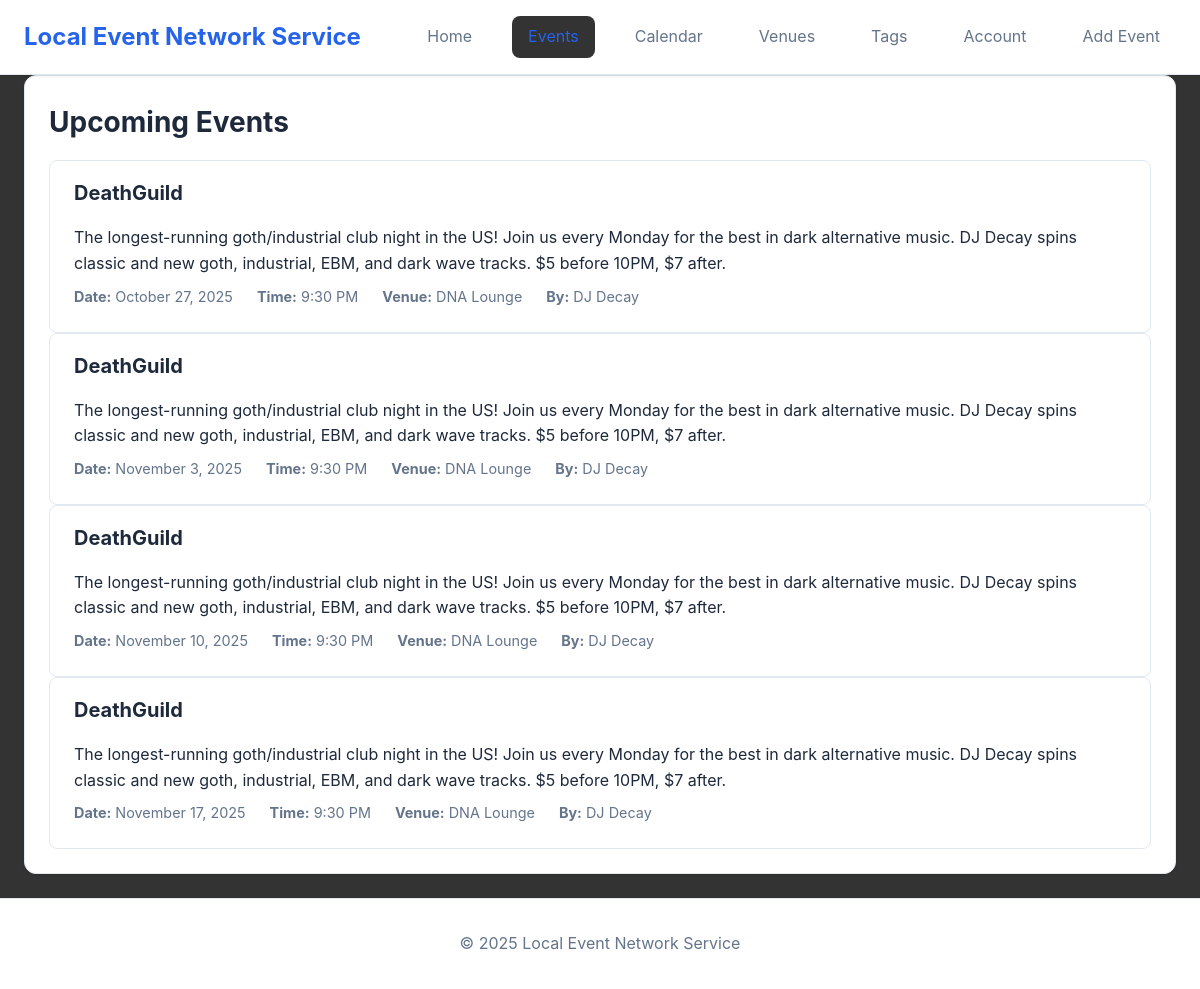
The app's page /event-list.php with its own data.
### tables this page shows
CREATE TABLE IF NOT EXISTS events (
    id INT UNSIGNED AUTO_INCREMENT PRIMARY KEY,
    title VARCHAR(255) NOT NULL,
    description TEXT,
    event_date DATE NOT NULL,
    event_time TIME,
    venue_id INT UNSIGNED,
    owner_name VARCHAR(255) NOT NULL,
    deputies TEXT,
    image VARCHAR(255),
    tags TEXT,
    created_at TIMESTAMP DEFAULT CURRENT_TIMESTAMP,
    FOREIGN KEY (venue_id) REFERENCES venues(id) ON DELETE SET NULL,
    INDEX idx_event_date (event_date),
    INDEX idx_venue (venue_id)
);

CREATE TABLE IF NOT EXISTS venues (
    id INT UNSIGNED AUTO_INCREMENT PRIMARY KEY,
    name VARCHAR(255) NOT NULL,
    description TEXT,
    address VARCHAR(255),
    city VARCHAR(100),
    state VARCHAR(50),
    zip_code VARCHAR(20),
    owner_name VARCHAR(255) NOT NULL,
    deputies TEXT,
    image VARCHAR(255),
    open_times TEXT,
    tags TEXT,
    created_at TIMESTAMP DEFAULT CURRENT_TIMESTAMP,
    INDEX idx_name (name)
);

### includes/helpers.php (called while the page is built, shortened)
<?php
function e(?string $value): string
{
    return htmlspecialchars($value ?? '', ENT_QUOTES, 'UTF-8');
}
function format_date(?string $date): string
{
    $timestamp = strtotime($date);
    return $timestamp ? date('F j, Y', $timestamp) : e($date);
}
function format_time(?string $time): string
{
    $timestamp = strtotime($time);
    return $timestamp ? date('g:i A', $timestamp) : e($time);
}

### includes/managers/EventManager.php (called while the page is built, shortened)
<?php
class EventManager
{
    public function all(): array
    {
        $stmt = $this->db->query(
            'SELECT e.*, v.name AS venue_name
             FROM events e
             LEFT JOIN venues v ON e.venue_id = v.id
             ORDER BY e.event_date ASC, e.event_time ASC'
        );
        $events = $stmt->fetchAll(PDO::FETCH_ASSOC);
        $eventIds = array_map(static fn (array $event): int => (int) $event['id'], $events);
        $calendarEntries = $this->fetchCalendarEntries($eventIds);
        $shares = $this->fetchStringRelations('event_shares', 'event_id', 'shared_with', $eventIds);
        return array_map(function (array $event) use ($calendarEntries, $shares): array {
            $id = (int) $event['id'];
            $deputies = json_decode($event['deputies'] ?? '[]', true) ?: [];
            $tags = json_decode($event['tags'] ?? '[]', true) ?: [];
            return [
                'id' => $id,
                'title' => $event['title'],
                'description' => $event['description'],
                'event_date' => $event['event_date'],
                'start_time' => $event['event_time'],
                'venue_id' => $event['venue_id'],
                'venue_name' => $event['venue_name'],
                'owner' => $event['owner_name'],
                'deputies' => $deputies,
                'image' => $event['image'],
                'tags' => $tags,
                'calendar_entries' => $calendarEntries[$id] ?? [],
                'shared_with' => $shares[$id] ?? [],
                'created_at' => $event['created_at'],
            ];
        }, $events);
    }
    private function fetchStringRelations(string $table, string $keyColumn, string $valueColumn, array $ids): array
    {
        $placeholders = implode(',', array_fill(0, count($ids), '?'));
        $stmt = $this->db->prepare(
            sprintf('SELECT %s, %s FROM %s WHERE %s IN (%s)', $keyColumn, $valueColumn, $table, $keyColumn, $placeholders)
        );
        $stmt->execute(array_values($ids));
        $result = [];
        return $result;
    }
    private function fetchCalendarEntries(array $ids): array
    {
        $placeholders = implode(',', array_fill(0, count($ids), '?'));
        $stmt = $this->db->prepare(
            sprintf('SELECT id, event_id, name, added_at FROM event_calendar_entries WHERE event_id IN (%s) ORDER BY added_at ASC', $placeholders)
        );
        $stmt->execute(array_values($ids));
        $result = [];
        return $result;
    }
}

### public/event-list.php (the view, shortened to what this page needs)
<?php
require __DIR__ . '/../includes/helpers.php';
require __DIR__ . '/../includes/managers/EventManager.php';
$siteName = SITE_NAME;
$uploadDir = defined('UPLOAD_DIR') ? rtrim((string) UPLOAD_DIR, '/') : __DIR__ . '/uploads';
$pdo = Database::connect();
$eventManager = new EventManager($pdo, $uploadDir);
$allEvents = $eventManager->all();
$filterTags = [];
$today = new DateTimeImmutable('today');
$filteredEvents = array_filter($allEvents, function ($event) use ($today, $oneMonthLater, $filterTags) {
    if (empty($event['event_date'])) {
        return false;
    }
    $eventDate = DateTimeImmutable::createFromFormat('Y-m-d', $event['event_date']);
    if (!$eventDate || $eventDate < $today) {
        return false;
    }
    if (!empty($filterTags)) {
        $eventTags = array_map('strtolower', $event['tags'] ?? []);
        $hasMatchingTag = false;
        foreach ($filterTags as $filterTag) {
            if (in_array($filterTag, $eventTags, true)) {
                $hasMatchingTag = true;
                break;
            }
        }
        if (!$hasMatchingTag) {
            return false;
        }
    }
    return true;
});
usort($filteredEvents, function ($a, $b) {
    $dateA = $a['event_date'] ?? '';
    $dateB = $b['event_date'] ?? '';
    if ($dateA === $dateB) {
        return 0;
    }
    return $dateA < $dateB ? -1 : 1;
});
?>
<!DOCTYPE html>
<html lang="en">
<head>
    <link rel="stylesheet" href="css/style.css">
    <link rel="stylesheet" href="css/event-list.css">
</head>
<body>
    <header>
        <div class="container">
            <h1><a href="index.php"><?= e($siteName) ?></a></h1>
            <nav>
                <a href="index.php">Home</a>
                <a href="event-list.php" class="active">Events</a>
                <a href="calendar-7x5.php">Calendar</a>
                <a href="venue-info.php">Venues</a>
                <a href="tags.php">Tags</a>
                <a href="account.php">Account</a>
                <a href="add-event.php">Add Event</a>
            </nav>
        </div>
    </header>
    <main class="container">
        <section class="card">
            <h2>Upcoming Events</h2>
            <?php if (empty($filteredEvents)): ?>
                <div class="no-events">
                    <p><strong>No upcoming events found.</strong></p>
                    <?php if (!empty($filterTags)): ?>
                        <p>Try <a href="event-list.php">clearing your filters</a> or <a href="tags.php">browse all tags</a>.</p>
                    <?php else: ?>
                        <p>Check back soon or <a href="add-event.php">create an event</a>!</p>
                    <?php endif; ?>
                </div>
            <?php else: ?>
                <div class="events-list">
                    <?php foreach ($filteredEvents as $event): ?>
                        <div class="event-card">
                            <div class="event-header">
                                <div style="flex: 1;">
                                    <h3 class="event-title"><?= e($event['title']) ?></h3>
                                    <?php if (!empty($event['description'])): ?>
                                        <div class="event-description"><?= e($event['description']) ?></div>
                                    <?php endif; ?>
                                    <div class="event-meta">
                                        <span><strong>Date:</strong> <?= format_date($event['event_date']) ?></span>
                                        <?php if (!empty($event['start_time'])): ?>
                                            <span><strong>Time:</strong> <?= format_time($event['start_time']) ?></span>
                                        <?php endif; ?>
                                        <?php if (!empty($event['venue_name'])): ?>
                                            <span><strong>Venue:</strong> <?= e($event['venue_name']) ?></span>
                                        <?php endif; ?>
                                        <span><strong>By:</strong> <?= e($event['owner']) ?></span>
                                    </div>
                                </div>
                            </div>
                        </div>
                    <?php endforeach; ?>
                </div>
            <?php endif; ?>
        </section>
    </main>
    <footer>
        <div class="container">
            <p>&copy; <?= date('Y') ?> <?= e($siteName) ?></p>
        </div>
    </footer>
</body>
</html>

### public/css/style.css (style rules this page uses)
:root { --primary-color: #2563eb; --primary-hover: #1d4ed8; --secondary-color: #64748b; --success-color: #10b981; --error-color: #ef4444; --bg-color: #333333; --card-bg: #ffffff; --text-color: #1e293b; --text-subtle: #64748b; --border-color: #e2e8f0; --shadow: 0 1px 3px rgba(0, 0, 0, 0.1); --shadow-md: 0 4px 6px rgba(0, 0, 0, 0.1); }
* { margin: 0; padding: 0; box-sizing: border-box; }
body { font-family: -apple-system, BlinkMacSystemFont, 'Segoe UI', Roboto, Oxygen, Ubuntu, Cantarell, sans-serif; line-height: 1.6; color: var(--text-color); background: var(--bg-color); }
.container { max-width: 1200px; margin: 0 auto; padding: 0 1.5rem; }
header { background: var(--card-bg); border-bottom: 1px solid var(--border-color); box-shadow: var(--shadow); position: sticky; top: 0; z-index: 100; }
header .container { display: flex; justify-content: space-between; align-items: center; padding: 1rem 1.5rem; }
header h1 { font-size: 1.5rem; }
header h1 a { color: var(--primary-color); text-decoration: none; }
nav { display: flex; gap: 1.5rem; }
nav a { color: var(--secondary-color); text-decoration: none; padding: 0.5rem 1rem; border-radius: 0.5rem; transition: all 0.2s; }
nav a:hover, nav a.active { background: var(--bg-color); color: var(--primary-color); }
main { padding: 2rem 1.5rem; min-height: calc(100vh - 180px); }
footer { background: var(--card-bg); border-top: 1px solid var(--border-color); padding: 2rem 1.5rem; text-align: center; color: var(--text-subtle); }
.card { background: var(--card-bg); border-radius: 0.75rem; padding: 1.5rem; margin-bottom: 1.5rem; box-shadow: var(--shadow); border: 1px solid var(--border-color); }
.card h2, .card h3 { margin-bottom: 1rem; color: var(--text-color); }
.card h2 { font-size: 1.75rem; }
.card h3 { font-size: 1.25rem; }
.event-header { display: flex; justify-content: space-between; align-items: start; margin-bottom: 0.75rem; }

### public/css/event-list.css (style rules this page uses)
.events-list { display: flex; flex-direction: column; gap: 0; }
.event-card { background: var(--card-bg); border: 1px solid var(--border-color); border-radius: 8px; padding: 1rem 1.5rem; transition: box-shadow 0.2s ease; }
.event-header { display: flex; justify-content: space-between; align-items: flex-start; margin-bottom: 0.5rem; }
.event-title { font-size: 1.3rem; font-weight: bold; margin: 0 0 0.35rem 0; }
.event-description { color: var(--text-secondary); margin-bottom: 0.5rem; }
.event-meta { display: flex; gap: 1.5rem; color: var(--text-subtle); font-size: 0.9rem; }

### records on screen
events: title "DeathGuild", description "The longest-running goth/industrial club night in the US! Join us every Monday for the best in dark alternative music. DJ Decay spins classic and new goth, industrial, EBM, and dark wave tracks. $5 before 10PM, $7 after.", event_date "October 27, 2025", event_time "9:30 PM", venue.name "DNA Lounge", owner_name "DJ Decay"
events: title "DeathGuild", description "The longest-running goth/industrial club night in the US! Join us every Monday for the best in dark alternative music. DJ Decay spins classic and new goth, industrial, EBM, and dark wave tracks. $5 before 10PM, $7 after.", event_date "November 3, 2025", event_time "9:30 PM", venue.name "DNA Lounge", owner_name "DJ Decay"
events: title "DeathGuild", description "The longest-running goth/industrial club night in the US! Join us every Monday for the best in dark alternative music. DJ Decay spins classic and new goth, industrial, EBM, and dark wave tracks. $5 before 10PM, $7 after.", event_date "November 10, 2025", event_time "9:30 PM", venue.name "DNA Lounge", owner_name "DJ Decay"
events: title "DeathGuild", description "The longest-running goth/industrial club night in the US! Join us every Monday for the best in dark alternative music. DJ Decay spins classic and new goth, industrial, EBM, and dark wave tracks. $5 before 10PM, $7 after.", event_date "November 17, 2025", event_time "9:30 PM", venue.name "DNA Lounge", owner_name "DJ Decay"

### other values on screen
$siteName "Local Event Network Service"
